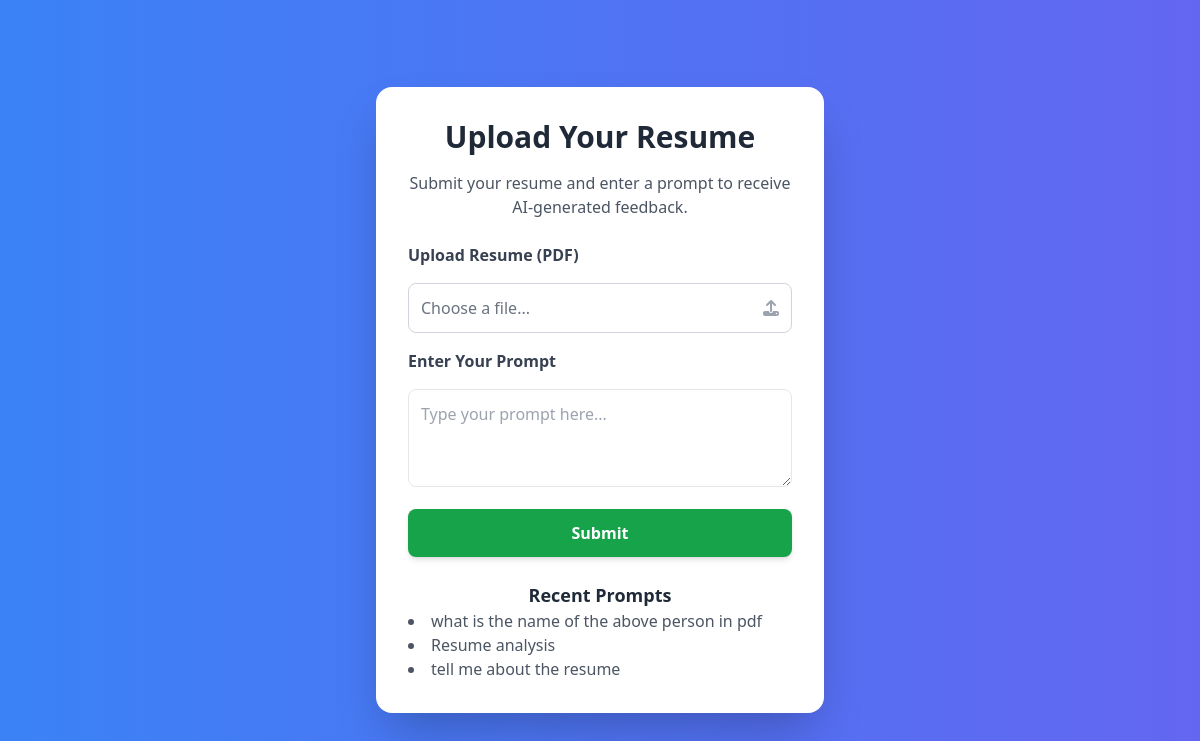
Page /document/upload/ on the earlier database version.
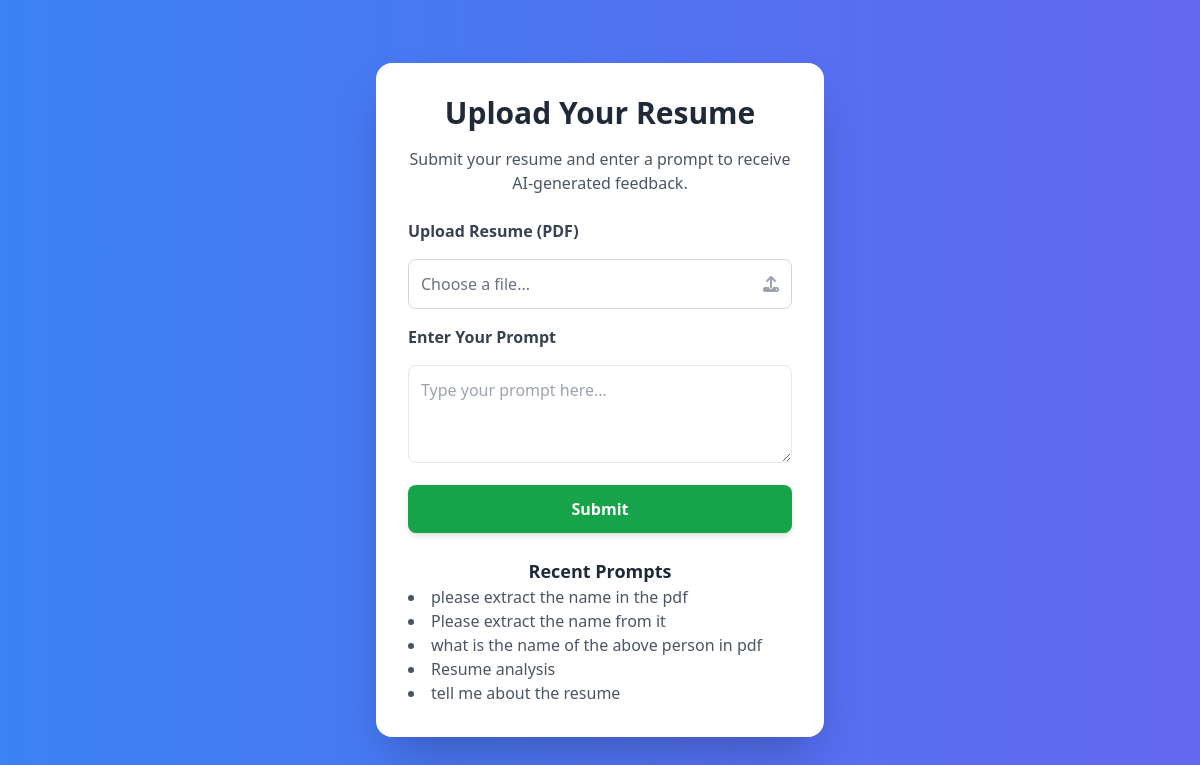
Same page on the later database version.
### document/models.py (models this page shows)
class Prompt(models.Model):
    text = models.TextField()
    response = models.TextField()
    created_at = models.DateTimeField(auto_now_add=True)

### document/views.py (the view)
# urls.py: path("upload/", upload_document, name="upload"),
def upload_document(request):
    response_text = None
    recent_prompts = Prompt.objects.all().order_by('-created_at')[:5]
    if request.method == "POST":
        form = DocumentUploadForm(request.POST, request.FILES)
        user_prompt = request.POST.get("prompt", "").strip()  # Get prompt from user input
        if form.is_valid() and user_prompt:
            document = form.save()
            file_path = document.file.path
            try:
                with open(file_path, "rb") as f:
                    uploaded_file = genai.upload_file(f, mime_type="application/pdf")
                model = genai.GenerativeModel("gemini-1.5-flash")
                response = model.generate_content([uploaded_file, user_prompt])
                response_text = response.text if hasattr(response, "text") else "No response received."
                Prompt.objects.create(text=user_prompt, response=response_text)
            except Exception as e:
                response_text = f"Error generating response: {str(e)}"
    else:
        form = DocumentUploadForm()
    return render(request, "upload.html", {"form": form, "response_text": response_text, "recent_prompts": recent_prompts})

### document/forms.py
class DocumentUploadForm(forms.ModelForm):
    class Meta:
        model = Document
        fields = ["file"]

### templates/upload.html (shortened to what this page needs)
<!DOCTYPE html>
<html lang="en">
<head>
    <script src="https://cdn.tailwindcss.com"></script>
</head>
<body class="bg-gradient-to-r from-blue-500 to-indigo-500 flex items-center justify-center min-h-screen p-4">
    <div class="bg-white shadow-2xl rounded-2xl p-8 max-w-md w-full text-center transform scale-90 opacity-0" id="upload-container">
        <h1 class="text-3xl font-extrabold text-gray-800 mb-4">Upload Your Resume</h1>
        <p class="text-gray-600 mb-6">Submit your resume and enter a prompt to receive AI-generated feedback.</p>
        <form method="post" enctype="multipart/form-data" class="space-y-4 text-left">
            <label class="block text-gray-700 font-semibold">Upload Resume (PDF)</label>
            <div class="relative w-full border border-gray-300 rounded-lg p-3 flex items-center justify-between cursor-pointer hover:border-blue-500 transition duration-300">
                <span id="file-label" class="text-gray-500">Choose a file...</span>
                <i class="fa-solid fa-upload text-gray-400"></i>
            </div>
            <label class="block text-gray-700 font-semibold">Enter Your Prompt</label>
            <textarea name="prompt" class="w-full border p-3 rounded-lg focus:ring-2 focus:ring-blue-500 focus:outline-none" rows="3" required placeholder="Type your prompt here..."></textarea>
            <button type="submit" class="w-full bg-green-600 text-white px-6 py-3 rounded-lg shadow-md hover:bg-green-700 transition duration-300 font-semibold">
                Submit
            </button>
        </form>
        <h2 class="text-lg font-bold text-gray-800 mt-6">Recent Prompts</h2>
        <ul class="list-disc list-inside text-gray-600 text-left">
            {% for prompt in recent_prompts %}
                <li>{{ prompt.text }}</li>
            {% endfor %}
        </ul>
    </div>
</body>
</html>

Differences in the rows shown:
added Prompt: text "please extract the name in the pdf"
added Prompt: text "Please extract the name from it"
